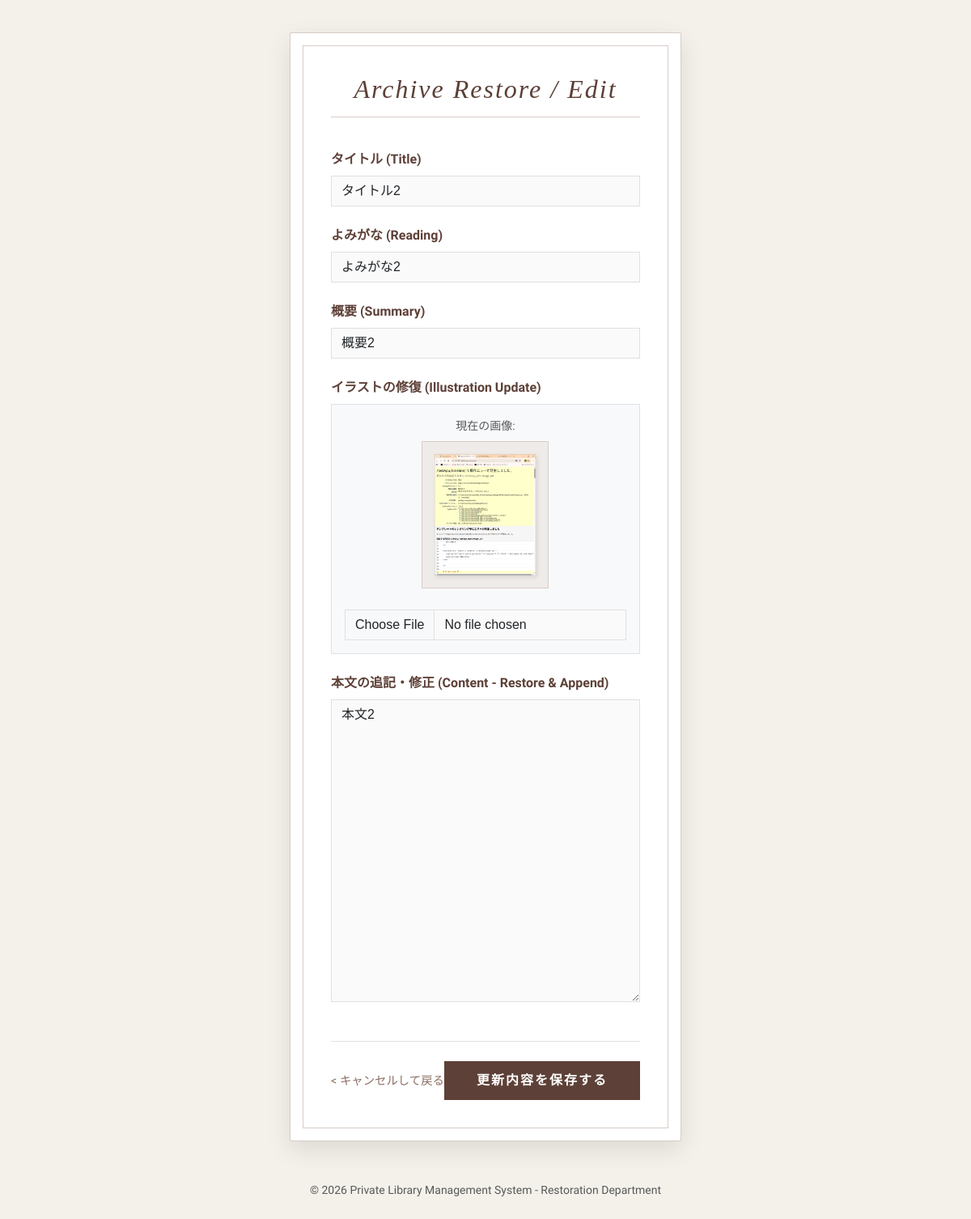
Screenshot of /testApp/post/25/edit/ (signed in) with the database file from the repository.
### testApp/models.py (models this page shows, shortened)
class Post(models.Model):
    title = models.CharField(max_length=200)
    title_kana = models.CharField(max_length=200, verbose_name="記事タイトルのよみがな", blank=True, null=True)
    summary = models.TextField(max_length=250, verbose_name="概要", blank=True, null=True)
    content = models.TextField()
    author = models.ForeignKey(User, on_delete=models.CASCADE)
    created_at = models.DateTimeField(auto_now_add=True)
    parent = models.ForeignKey('self', on_delete=models.CASCADE, null=True, blank=True, related_name='replies')
    image = models.ImageField(upload_to='images/', blank=True, null=True)

### testApp/views.py (the view, shortened to what this page needs)
# urls.py: path('post/<int:pk>/edit/', views.edit_post, name='edit_post'),
@login_required
def edit_post(request, pk):
    post = get_object_or_404(Post, pk=pk)
    if post.author != request.user:
        return redirect('timeline')
    return render(request, 'edit_post.html', {'post': post})

### templates/edit_post.html (shortened to what this page needs)
<!DOCTYPE html>
<html lang="ja">
<head>
    <link href="https://cdn.jsdelivr.net/npm/bootstrap@5.3.0/dist/css/bootstrap.min.css" rel="stylesheet">
</head>
<body>
<div class="container d-flex justify-content-center">
    <div class="restore-container">
        <h2>Archive Restore / Edit</h2>
        <form method="POST" enctype="multipart/form-data">
            <div class="mb-4">
                <label class="form-label">タイトル (Title)</label>
                <input type="text" name="title" class="form-control" value="{{ post.title }}" required>
            </div>
            <div class="mb-4">
                <label class="form-label">よみがな (Reading)</label>
                <input type="text" name="title_kana" class="form-control" value="{{ post.title_kana }}">
            </div>
            <div class="mb-4">
                <label class="form-label">概要 (Summary)</label>
                <input type="text" name="summary" class="form-control" value="{{ post.summary }}">
            </div>
            <div class="mb-4">
                <label class="form-label">イラストの修復 (Illustration Update)</label>
                <div class="p-3 border bg-light">
                    {% if post.image %}
                        <div class="mb-3 text-center">
                            <span class="text-muted d-block small mb-2">現在の画像:</span>
                            <div class="current-image-box">
                                <img src="{{ post.image.url }}" alt="current image" style="max-height: 150px; width: auto; box-shadow: 2px 2px 5px rgba(0,0,0,0.1);">
                            </div>
                        </div>
                    {% endif %}
                    <input type="file" name="image" class="form-control" accept="image/*">
                </div>
            </div>
            <div class="mb-5">
                <label class="form-label">本文の追記・修正 (Content - Restore & Append)</label>
                <textarea name="content" rows="15" class="form-control" placeholder="物語を修復、または追記してください...">{{ post.content }}</textarea>
            </div>
            <div class="d-flex justify-content-between align-items-center border-top pt-4">
                <a href="{% url 'post_detail' post.pk %}" class="btn-cancel">
                    &lt; キャンセルして戻る
                </a>
                <button type="submit" class="btn btn-restore">
                    更新内容を保存する
                </button>
            </div>
        </form>
    </div>
</div>
<footer class="text-center mt-5 mb-5 text-muted">
    <small>© 2026 Private Library Management System - Restoration Department</small>
</footer>
</body>
</html>

### templates/edit_post.html (style rules this page uses)
body { background-color: #f4f1ea; background-image: url('https://www.transparenttextures.com/patterns/paper.png'); font-family: 'Sawarabi Mincho', serif; color: #3e2723; padding: 40px 0; }
.restore-container { max-width: 800px; background: #fff; padding: 50px; border-radius: 2px; box-shadow: 0 10px 30px rgba(0,0,0,0.1); border: 1px solid #d7ccc8; position: relative; }
.restore-container::before { content: ""; position: absolute; top: 15px; left: 15px; right: 15px; bottom: 15px; border: 1px double #d7ccc8; pointer-events: none; }
h2 { font-family: 'Playfair Display', serif; text-align: center; font-style: italic; color: #5d4037; margin-bottom: 40px; letter-spacing: 2px; border-bottom: 1px solid #d7ccc8; padding-bottom: 15px; }
.form-label { color: #5d4037; font-weight: bold; margin-bottom: 8px; display: inline-block; }
.form-control { border: 1px solid #e0e0e0; border-radius: 0; background-color: #fafafa; transition: 0.3s; font-family: sans-serif; }
.current-image-box { background: #efebe9; padding: 15px; border: 1px solid #d7ccc8; display: inline-block; margin-bottom: 10px; }
.btn-restore { background-color: #5d4037; color: #fff; border-radius: 0; padding: 12px 40px; border: none; letter-spacing: 2px; transition: 0.3s; font-weight: bold; }
.btn-cancel { color: #8d6e63; text-decoration: none; transition: 0.3s; font-size: 0.9rem; }

### rows the page displays
Post: title "タイトル2", title_kana "よみがな2", summary "概要2", image (picture), content "本文2"
